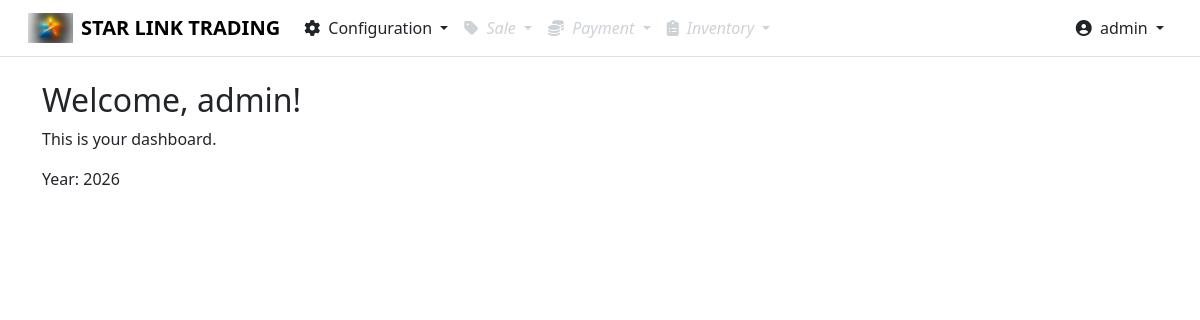
The page /portal/dashboard (signed in) on the database its author committed.
### webapp/models.py (models this page shows, shortened)
class Menu(models.Model):
    name = models.CharField(max_length=100)
    url_name = models.CharField(
        max_length=100,
        blank=True,      # allows empty in forms
        null=True,       # allows NULL in database
        help_text="Django URL name (e.g. user_list, dashboard)"
    )
    icon = models.CharField(max_length=50, blank=True, null=True)
    parent = models.ForeignKey(
        'self',
        null=True,
        blank=True,
        related_name='children',
        on_delete=models.PROTECT
    )
    groups = models.ManyToManyField(
        Group,
        blank=True,
        help_text="Which roles can see this menu"
    )
    order = models.PositiveIntegerField(default=0)
    is_active = models.BooleanField(default=True)
    class Meta:
        ordering = ['order']

class PortalUser(AbstractUser):
    username = models.CharField(
        max_length=150,
        unique=True,
        error_messages={
            "unique": "This username already exists."
        }
    )
    email = None  # remove email field
    groups = models.ManyToManyField(
        Group,
        blank=True,
        related_name='portal_users'
    )
    USERNAME_FIELD = 'username'
    REQUIRED_FIELDS = []
    objects = PortalUserManager()

### webapp/views.py (the view)
# urls.py: path('dashboard', views.dashboard_view, name='dashboard'),  # <- name='dashboard'
@login_required
def dashboard_view(request):
    context = {
        'username': request.user.username,
        'current_year': datetime.now().year,
    }
    return render(request, Url.DashboardPage, context)

### webapp/context_processors.py (called while the page is built)
def dynamic_menu(request):
    if not request.user.is_authenticated:
        return {'menus': []}
    user = request.user
    user_groups = user.groups.all()
    if user.is_superuser:
        menus = Menu.objects.filter(parent__isnull=True).order_by('order')
    else:
        menus = Menu.objects.filter(
            parent__isnull=True
        ).filter(
            models.Q(groups__in=user_groups) | models.Q(groups__isnull=True)
        ).distinct().order_by('order')
    menus = Menu.objects.filter(
        parent__isnull=True,
        is_active=True
    ).prefetch_related("children__children").order_by("order")
    return {'menus': menus}

### webapp/templatetags/menu_tags.py (called while the page is built)
@register.inclusion_tag('webapp/menu_recursive.html', takes_context=True)
def render_menu(context, menus):
    user = context['request'].user
    return {
        'menus': menus,
        'user': user,   # pass user to template
    }

@register.filter
def has_group(user, groups):
    if not user or not user.is_authenticated:
        return False
    if user.is_superuser:
        return user.groups.filter(id__in=groups.values_list('id', flat=True)).exists()
    return user.groups.filter(id__in=groups.values_list('id', flat=True)).exists()

### webapp/templates/webapp/dashboard.html (shortened to what this page needs)
{% extends 'webapp/layout.html' %}
{% block content %}
<h2>Welcome, {{ username }}!</h2>
<p>This is your dashboard.</p>
<p>Year: {{ current_year }}</p>
{% endblock %}

### webapp/templates/webapp/layout.html (shortened to what this page needs)
<!DOCTYPE html>
<html>
<head>
    {% load static %}
    {% load menu_tags %}
    <link rel="stylesheet" href="{% static 'webapp/css/bootstrap.min.css' %}">
    <link rel="stylesheet" href="{% static 'webapp/css/all.min.css' %}">
    <link rel="stylesheet" href="{% static 'webapp/css/layout.css' %}">
    <link rel="stylesheet" href="{% static 'webapp/css/layout.min.css' %}">
</head>
<body>
<nav class="navbar navbar-expand-lg navbar-light bg-white border-bottom px-3">
    <div class="container-fluid">
        <a class="navbar-brand fw-bold d-flex align-items-center" href="/">
            <img src="{% static 'webapp/images/star-logo.png' %}" height="30" class="me-2">
            STAR LINK TRADING
        </a>
        <div class="collapse navbar-collapse" id="mainNavbar">
            <ul class="navbar-nav me-auto mb-2 mb-lg-0">
                {% render_menu menus %}
            </ul>
            <ul class="navbar-nav ms-auto">
                <li class="nav-item dropdown">
                    <a class="nav-link dropdown-toggle" href="#" id="userDropdown" role="button"
                    data-bs-toggle="dropdown" aria-expanded="false">
                    <i class="fa fa-user-circle me-1"></i> {{ request.user.username }}
                    </a>
                </li>
            </ul>
        </div>
    </div>
</nav>
<div class="container mt-4">
    {% block content %}{% endblock %}
</div>
</body>
</html>

### webapp/templates/webapp/menu_recursive.html (shortened to what this page needs)
{% load menu_tags %}
{% for menu in menus %}
    {% if not menu.parent %}
        {% if menu.children.exists %}
            <li class="nav-item dropdown">
                <a class="nav-link dropdown-toggle fw-medium {% if user|has_group:menu.groups.all %}text-dark{% else %}text-muted disabled-menu{% endif %}"
                   href="#"
                   role="button"
                   data-bs-toggle="dropdown"
                   {% if not user|has_group:menu.groups.all %}onclick="return false;"{% endif %}>
                    {% if menu.icon %}<i class="fas {{ menu.icon }} me-1"></i>{% endif %}
                    {{ menu.name }}
                </a>
            </li>
        {% endif %}
    {% endif %}
{% endfor %}

### webapp/static/webapp/css/layout.css (style rules this page uses)
.nav-link, .dropdown-item { color: #212529; cursor: pointer; font-weight: 500; }
.nav-link.disabled-menu, .dropdown-item.disabled-menu, .menu-parent.disabled-menu { color: #adb5bd !important; cursor: not-allowed !important; pointer-events: none; opacity: 0.6; font-style: italic; }

### rows shown on the page
Menu: name "Configuration"
Menu: name "Sale"
Menu: name "Payment"
Menu: name "Inventory"
PortalUser: user.username "admin", username "admin"
